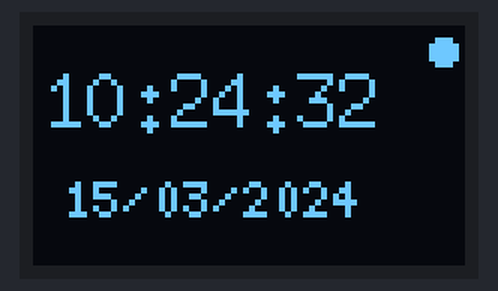
Simulated run of this sketch. Board: ESP32. Shown: 72×40 one-colour display. WiFi joins after 1.5 s; servers stay silent unless stated; the local clock reads 2024-03-15 10:24:30 at power-on unless the sketch sets it; not simulated (calls return 0 or success): secrets.h; what the sketch prints to the serial monitor is not drawn.

Above: at 2.6 s.
At 6.6 s:
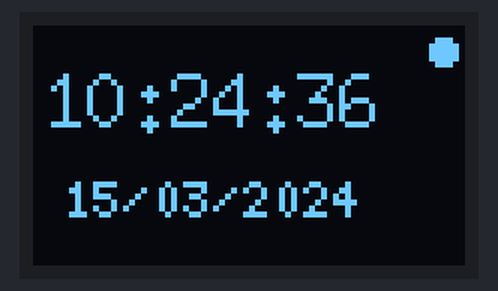
At 11.7 s:
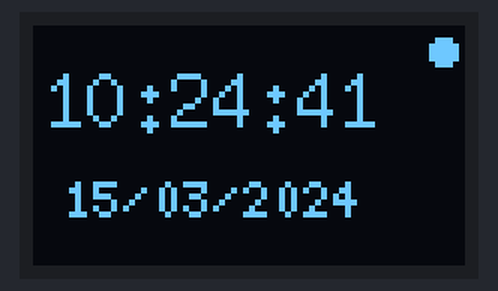
At 20.8 s:
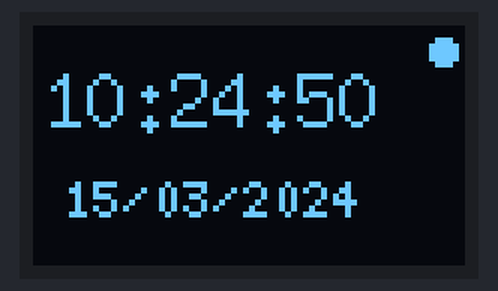
At 29.8 s:
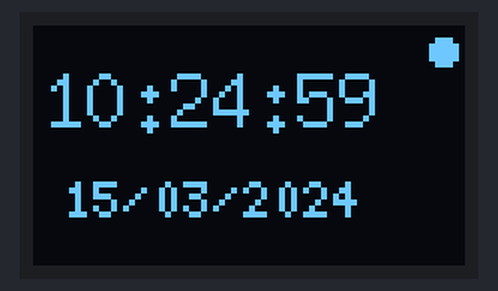
At 38.9 s:
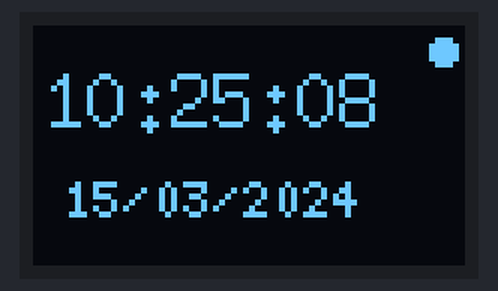

The sketch:

02_ntp_clock.ino
```cpp
// ===== NTP TIME + OLED CLOCK =====

#include <Arduino.h>
#include <U8g2lib.h>
#include <Wire.h>
#include <WiFi.h>
#include <time.h>  // For NTP and time functions

#include "secrets.h"
// ^ Copy secrets_template.h -> secrets.h in this folder and fill in
//   your own WiFi credentials before uploading. See README.md.

// NTP configuration
const char* NTP_SERVER    = "pool.ntp.org";
const long  GMT_OFFSET_SEC = 3 * 3600;  // UTC+3 for Lebanon
const int   DST_OFFSET_SEC = 0;          // Set to 3600 if DST active

U8G2_SSD1306_72X40_ER_F_HW_I2C u8g2(U8G2_R0, U8X8_PIN_NONE, 6, 5);

void connectWiFi() {
  WiFi.mode(WIFI_STA);
  WiFi.begin(WIFI_SSID, WIFI_PASSWORD);
  Serial.print("Connecting WiFi");
  while (WiFi.status() != WL_CONNECTED) {
    delay(500); Serial.print(".");
  }
  Serial.println(" Connected!");
}

void syncNTP() {
  // Tell ESP32 the NTP server and your timezone
  configTime(GMT_OFFSET_SEC, DST_OFFSET_SEC, NTP_SERVER);

  struct tm timeInfo;
  // Wait until time is actually synced (timeout 10 seconds)
  int retries = 0;
  while (!getLocalTime(&timeInfo) && retries < 20) {
    delay(500);
    retries++;
  }
  if (retries < 20) {
    Serial.println("NTP sync successful!");
  } else {
    Serial.println("NTP sync FAILED");
  }
}

void drawClock() {
  struct tm timeInfo;
  if (!getLocalTime(&timeInfo)) return;  // Skip if time not available

  // Format time as HH:MM:SS
  char timeBuf[9];
  sprintf(timeBuf, "%02d:%02d:%02d",
          timeInfo.tm_hour,
          timeInfo.tm_min,
          timeInfo.tm_sec);

  // Format date as DD/MM/YYYY
  char dateBuf[11];
  sprintf(dateBuf, "%02d/%02d/%04d",
          timeInfo.tm_mday,
          timeInfo.tm_mon + 1,   // tm_mon is 0-indexed (0=January)
          timeInfo.tm_year + 1900); // tm_year is years since 1900

  // Draw to OLED
  u8g2.clearBuffer();

  // Large font for time
  u8g2.setFont(u8g2_font_7x13_tr);
  u8g2.drawStr(2, 17, timeBuf);

  // Smaller font for date
  u8g2.setFont(u8g2_font_5x7_tr);
  u8g2.drawStr(5, 32, dateBuf);

  // WiFi indicator dot (top right corner)
  if (WiFi.status() == WL_CONNECTED) {
    u8g2.drawDisc(68, 4, 2);  // Filled circle = connected
  }

  u8g2.sendBuffer();
}

void setup() {
  Serial.begin(115200);
  delay(1000);
  u8g2.begin();
  u8g2.setContrast(200);
  connectWiFi();
  syncNTP();
}

void loop() {
  drawClock();    // Update display every second
  delay(1000);
}
```

Measured:
- what the display in image 0 shows lasts 1.1 s, from 2.5 s to 3.6 s
